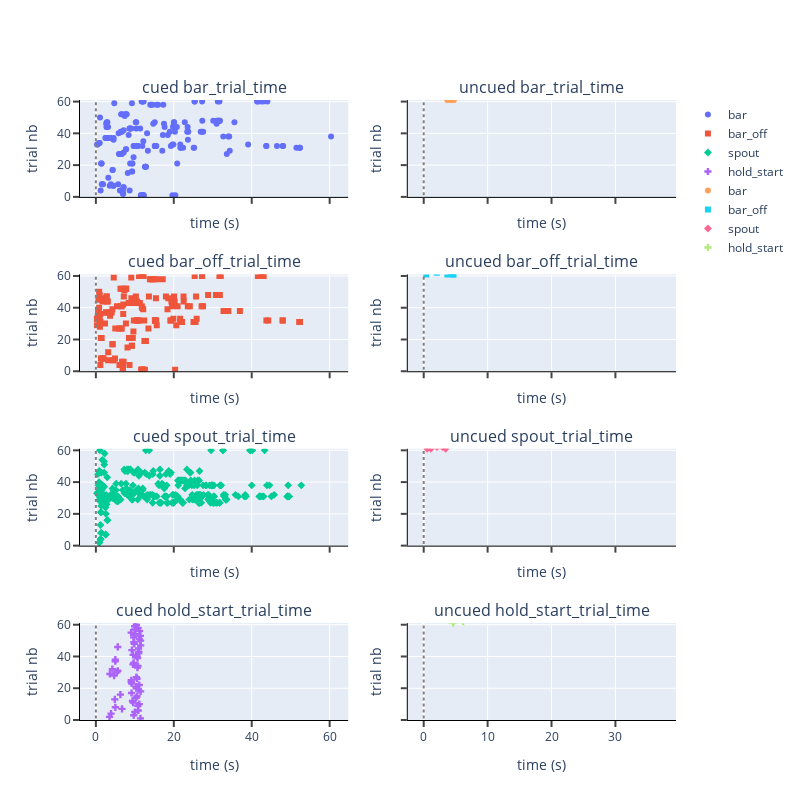
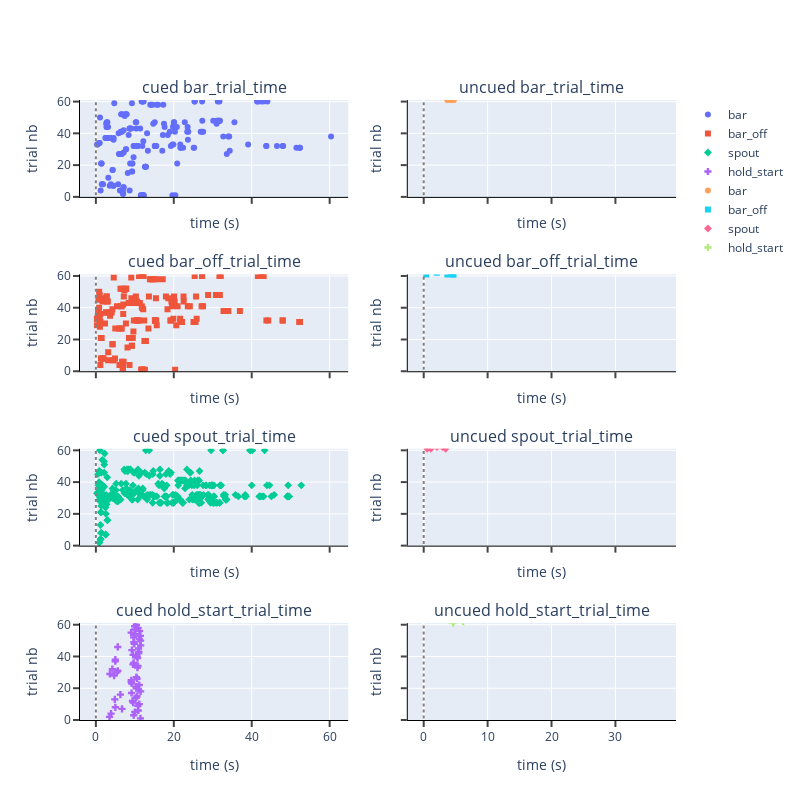

Source (notebook cell) for these figures, in order:
### Code cell
pyc_dataset = Event_Dataset(exp_cohort.sessions[50].df_events, exp_cohort.sessions[50].df_conditions)
pyc_dataset.plot_trials()

### Figure 1 — Plotly figure (JSON) as saved in the notebook; plotly's stock layout.template omitted (floating-point values rounded to 4 significant figures; data arrays with more than 128 entries replaced by an {"elided": "..."} marker saying what was removed)
{"data": [{"marker": {"symbol": "circle"}, "mode": "markers", "name": "bar", "type": "scatter", "x": {"elided": "184 float values"}, "xaxis": "x", "y": {"elided": "184 int values"}, "yaxis": "y"}, {"marker": {"symbol": "square"}, "mode": "markers", "name": "bar_off", "type": "scatter", "x": {"elided": "183 float values"}, "xaxis": "x3", "y": {"elided": "183 int values"}, "yaxis": "y3"}, {"marker": {"symbol": "diamond"}, "mode": "markers", "name": "spout", "type": "scatter", "x": {"elided": "286 float values"}, "xaxis": "x5", "y": {"elided": "286 int values"}, "yaxis": "y5"}, {"marker": {"symbol": "cross"}, "mode": "markers", "name": "hold_start", "type": "scatter", "x": [11.44, 3.504, 9.718, 3.903, 10.01, 10.88, 6.714, 5.004, 10.77, 11.14, 9.569, 9.391, 4.873, 10.35, 10.56, 6.297, 9.155, 11.49, 10.97, 10.36, 10.38, 11.13, 9.203, 9.06, 9.088, 10.58, 10.39, 4.674, 3.597, 5.389, 5.625, 4.235, 10.68, 10.79, 9.519, 9.712, 4.984, 4.995, 10.69, 10.59, 9.565, 10.98, 11.02, 9.243, 10.96, 5.625, 11.49, 9.863, 9.737, 11.48, 11.13, 9.693, 11.44, 10.13, 9.049, 11.21, 9.99, 10.83, 9.962, 10.38], "xaxis": "x7", "y": [1, 2, 3, 4, 5, 6, 7, 8, 9, 10, 11, 12, 13, 14, 15, 16, 17, 18, 19, 20, 21, 22, 23, 24, 25, 26, 27, 28, 29, 30, 31, 32, 33, 34, 35, 36, 37, 38, 39, 40, 41, 42, 43, 44, 45, 46, 47, 48, 49, 50, 51, 52, 53, 54, 55, 56, 57, 58, 59, 60], "yaxis": "y7"}, {"marker": {"symbol": "circle"}, "mode": "markers", "name": "bar", "type": "scatter", "x": {"elided": "488 float values"}, "xaxis": "x2", "y": {"elided": "488 int values"}, "yaxis": "y2"}, {"marker": {"symbol": "square"}, "mode": "markers", "name": "bar_off", "type": "scatter", "x": {"elided": "488 float values"}, "xaxis": "x4", "y": {"elided": "488 int values"}, "yaxis": "y4"}, {"marker": {"symbol": "diamond"}, "mode": "markers", "name": "spout", "type": "scatter", "x": [0.533, 1.11, 3.434, 2.073, 2.904, 3.401, 0.326, 0.489, 12.36, 13.5, 3.113, 15.04, 1.849, 6.23, 12.39, 14.88, 15.49, 15.65, 15.85, 16.07, 16.36, 17.0, 17.64, 17.83, 18, 18.05, 0.769, 3.381, 6.928, 0.168, 1.756, 2.884, 2.901, 2.925, 2.945, 13.67, 14.09, 14.97, 20.24, 20.47, 20.91, 21.88, 22.32, 6.324, 17.3, 17.52, 17.8, 17.27, 17.2, 17.56, 21.73, 23.53, 24.08, 24.97, 28.82, 32.9, 32.97, 33.54, 33.71, 33.95, 34.23, 34.5, 34.92, 35.26, 1.32, 7.335, 8.026, 12.73, 12.99, 13.6, 13.91, 6.78, 8.824, 9.007, 11.65, 19.92, 20.63, 6.211, 6.242, 14.83, 7.964, 0.8, 0.838, 1.478, 1.601, 1.638, 10.7, 19.74, 15.66, 16.31, 5.895, 5.925, 18.23, 15.88, 22.3, 2.38, 2.411, 25.22, 4.436, 11.44, 3.27, 26.49, 9.659, 11.44, 12.63, 12.99, 13.92, 19.91, 14.31, 11.53, 9.071, 9.998, 10.39, 12.82, 13.26, 6.166, 7.581, 7.789, 9.431, 15.04, 15.22, 3.122, 19.25, 17.94, 3.593, 24.84], "xaxis": "x6", "y": [61, 61, 61, 62, 62, 62, 63, 63, 64, 64, 65, 65, 66, 66, 66, 66, 66, 66, 66, 66, 66, 66, 66, 66, 66, 66, 67, 68, 69, 70, 70, 70, 70, 70, 70, 70, 70, 70, 70, 70, 70, 70, 70, 71, 71, 71, 71, 73, 74, 74, 74, 74, 74, 74, 74, 74, 74, 74, 74, 74, 74, 74, 74, 74, 75, 75, 75, 75, 75, 75, 75, 76, 76, 76, 76, 76, 76, 78, 78, 79, 80, 81, 81, 81, 81, 81, 82, 82, 83, 84, 86, 86, 87, 88, 88, 89, 89, 89, 90, 90, 92, 92, 94, 94, 94, 94, 94, 95, 96, 97, 98, 98, 98, 98, 98, 99, 99, 99, 99, 99, 99, 100, 100, 101, 105, 105], "yaxis": "y6"}, {"marker": {"symbol": "cross"}, "mode": "markers", "name": "hold_start", "type": "scatter", "x": [4.609, 6.172, 4, 15.24, 7.818, 9.623, 23.27, 6.552, 10.45, 5.448, 9.888, 15.42, 32.54, 20.45, 12.46, 11.57, 13.5, 22.24, 19.87, 10.92, 4.57, 25.15, 20.69, 22.88, 22.93, 27.62, 23.92, 27.33, 30.75, 17.19, 19.2, 33.14, 29.77, 16.75, 25.35, 20.32, 30.58, 11.78, 10.37, 25.41, 23.02, 19.4, 5.771, 28.49, 30.01, 29.48], "xaxis": "x8", "y": [61, 62, 63, 64, 65, 66, 67, 68, 69, 70, 71, 72, 73, 74, 75, 76, 77, 78, 79, 80, 81, 82, 83, 84, 85, 86, 87, 88, 89, 90, 91, 92, 93, 94, 95, 96, 97, 98, 99, 100, 101, 102, 103, 104, 105, 106], "yaxis": "y8"}], "layout": {"annotations": [{"font": {"size": 16}, "showarrow": false, "text": "cued bar_trial_time", "x": 0.225, "xanchor": "center", "xref": "paper", "y": 1, "yanchor": "bottom", "yref": "paper"}, {"font": {"size": 16}, "showarrow": false, "text": "uncued bar_trial_time", "x": 0.775, "xanchor": "center", "xref": "paper", "y": 1, "yanchor": "bottom", "yref": "paper"}, {"font": {"size": 16}, "showarrow": false, "text": "cued bar_off_trial_time", "x": 0.225, "xanchor": "center", "xref": "paper", "y": 0.7188, "yanchor": "bottom", "yref": "paper"}, {"font": {"size": 16}, "showarrow": false, "text": "uncued bar_off_trial_time", "x": 0.775, "xanchor": "center", "xref": "paper", "y": 0.7188, "yanchor": "bottom", "yref": "paper"}, {"font": {"size": 16}, "showarrow": false, "text": "cued spout_trial_time", "x": 0.225, "xanchor": "center", "xref": "paper", "y": 0.4375, "yanchor": "bottom", "yref": "paper"}, {"font": {"size": 16}, "showarrow": false, "text": "uncued spout_trial_time", "x": 0.775, "xanchor": "center", "xref": "paper", "y": 0.4375, "yanchor": "bottom", "yref": "paper"}, {"font": {"size": 16}, "showarrow": false, "text": "cued hold_start_trial_time", "x": 0.225, "xanchor": "center", "xref": "paper", "y": 0.1562, "yanchor": "bottom", "yref": "paper"}, {"font": {"size": 16}, "showarrow": false, "text": "uncued hold_start_trial_time", "x": 0.775, "xanchor": "center", "xref": "paper", "y": 0.1562, "yanchor": "bottom", "yref": "paper"}], "height": 800, "shapes": [{"line": {"color": "Grey", "dash": "dot", "width": 2}, "type": "line", "x0": 0, "x1": 0, "xref": "x", "y0": 1, "y1": 60, "yref": "y"}, {"line": {"color": "Grey", "dash": "dot", "width": 2}, "type": "line", "x0": 0, "x1": 0, "xref": "x3", "y0": 1, "y1": 60, "yref": "y3"}, {"line": {"color": "Grey", "dash": "dot", "width": 2}, "type": "line", "x0": 0, "x1": 0, "xref": "x5", "y0": 1, "y1": 60, "yref": "y5"}, {"line": {"color": "Grey", "dash": "dot", "width": 2}, "type": "line", "x0": 0, "x1": 0, "xref": "x7", "y0": 1, "y1": 60, "yref": "y7"}, {"line": {"color": "Grey", "dash": "dot", "width": 2}, "type": "line", "x0": 0, "x1": 0, "xref": "x2", "y0": 1, "y1": 106, "yref": "y2"}, {"line": {"color": "Grey", "dash": "dot", "width": 2}, "type": "line", "x0": 0, "x1": 0, "xref": "x4", "y0": 1, "y1": 106, "yref": "y4"}, {"line": {"color": "Grey", "dash": "dot", "width": 2}, "type": "line", "x0": 0, "x1": 0, "xref": "x6", "y0": 1, "y1": 105, "yref": "y6"}, {"line": {"color": "Grey", "dash": "dot", "width": 2}, "type": "line", "x0": 0, "x1": 0, "xref": "x8", "y0": 1, "y1": 106, "yref": "y8"}], "width": 800, "xaxis": {"anchor": "y", "autorange": true, "domain": [0, 0.45], "linecolor": "black", "matches": "x7", "showline": true, "showticklabels": false, "tickfont": {"size": 12}, "ticklen": 6, "ticks": "outside", "tickwidth": 2, "title": {"text": "time (s)"}}, "xaxis2": {"anchor": "y2", "autorange": true, "domain": [0.55, 1], "linecolor": "black", "matches": "x8", "showline": true, "showticklabels": false, "tickfont": {"size": 12}, "ticklen": 6, "ticks": "outside", "tickwidth": 2, "title": {"text": "time (s)"}}, "xaxis3": {"anchor": "y3", "autorange": true, "domain": [0, 0.45], "linecolor": "black", "matches": "x7", "showline": true, "showticklabels": false, "tickfont": {"size": 12}, "ticklen": 6, "ticks": "outside", "tickwidth": 2, "title": {"text": "time (s)"}}, "xaxis4": {"anchor": "y4", "autorange": true, "domain": [0.55, 1], "linecolor": "black", "matches": "x8", "showline": true, "showticklabels": false, "tickfont": {"size": 12}, "ticklen": 6, "ticks": "outside", "tickwidth": 2, "title": {"text": "time (s)"}}, "xaxis5": {"anchor": "y5", "autorange": true, "domain": [0, 0.45], "linecolor": "black", "matches": "x7", "showline": true, "showticklabels": false, "tickfont": {"size": 12}, "ticklen": 6, "ticks": "outside", "tickwidth": 2, "title": {"text": "time (s)"}}, "xaxis6": {"anchor": "y6", "autorange": true, "domain": [0.55, 1], "linecolor": "black", "matches": "x8", "showline": true, "showticklabels": false, "tickfont": {"size": 12}, "ticklen": 6, "ticks": "outside", "tickwidth": 2, "title": {"text": "time (s)"}}, "xaxis7": {"anchor": "y7", "autorange": true, "domain": [0, 0.45], "linecolor": "black", "showline": true, "tickfont": {"size": 12}, "ticklen": 6, "ticks": "outside", "tickwidth": 2, "title": {"text": "time (s)"}}, "xaxis8": {"anchor": "y8", "autorange": true, "domain": [0.55, 1], "linecolor": "black", "showline": true, "tickfont": {"size": 12}, "ticklen": 6, "ticks": "outside", "tickwidth": 2, "title": {"text": "time (s)"}}, "yaxis": {"anchor": "x", "domain": [0.8438, 1], "linecolor": "black", "range": [0, 61], "showgrid": true, "showline": true, "tickfont": {"size": 12}, "ticklen": 6, "ticks": "outside", "tickwidth": 2, "title": {"text": "trial nb"}}, "yaxis2": {"anchor": "x2", "domain": [0.8438, 1], "linecolor": "black", "matches": "y", "range": [0, 107], "showgrid": true, "showline": true, "showticklabels": false, "tickfont": {"size": 12}, "ticklen": 6, "ticks": "outside", "tickwidth": 2, "title": {"text": "trial nb"}}, "yaxis3": {"anchor": "x3", "domain": [0.5625, 0.7188], "linecolor": "black", "range": [0, 61], "showgrid": true, "showline": true, "tickfont": {"size": 12}, "ticklen": 6, "ticks": "outside", "tickwidth": 2, "title": {"text": "trial nb"}}, "yaxis4": {"anchor": "x4", "domain": [0.5625, 0.7188], "linecolor": "black", "matches": "y3", "range": [0, 107], "showgrid": true, "showline": true, "showticklabels": false, "tickfont": {"size": 12}, "ticklen": 6, "ticks": "outside", "tickwidth": 2, "title": {"text": "trial nb"}}, "yaxis5": {"anchor": "x5", "domain": [0.2812, 0.4375], "linecolor": "black", "range": [0, 61], "showgrid": true, "showline": true, "tickfont": {"size": 12}, "ticklen": 6, "ticks": "outside", "tickwidth": 2, "title": {"text": "trial nb"}}, "yaxis6": {"anchor": "x6", "domain": [0.2812, 0.4375], "linecolor": "black", "matches": "y5", "range": [0, 106], "showgrid": true, "showline": true, "showticklabels": false, "tickfont": {"size": 12}, "ticklen": 6, "ticks": "outside", "tickwidth": 2, "title": {"text": "trial nb"}}, "yaxis7": {"anchor": "x7", "domain": [0, 0.1562], "linecolor": "black", "range": [0, 61], "showgrid": true, "showline": true, "tickfont": {"size": 12}, "ticklen": 6, "ticks": "outside", "tickwidth": 2, "title": {"text": "trial nb"}}, "yaxis8": {"anchor": "x8", "domain": [0, 0.1562], "linecolor": "black", "matches": "y7", "range": [0, 107], "showgrid": true, "showline": true, "showticklabels": false, "tickfont": {"size": 12}, "ticklen": 6, "ticks": "outside", "tickwidth": 2, "title": {"text": "trial nb"}}}}

### Figure 2 — Plotly figure (JSON) as saved in the notebook; plotly's stock layout.template omitted (floating-point values rounded to 4 significant figures; data arrays with more than 128 entries replaced by an {"elided": "..."} marker saying what was removed)
{"data": [{"marker": {"symbol": "circle"}, "mode": "markers", "name": "bar", "type": "scatter", "x": {"elided": "184 float values"}, "xaxis": "x", "y": {"elided": "184 int values"}, "yaxis": "y"}, {"marker": {"symbol": "square"}, "mode": "markers", "name": "bar_off", "type": "scatter", "x": {"elided": "183 float values"}, "xaxis": "x3", "y": {"elided": "183 int values"}, "yaxis": "y3"}, {"marker": {"symbol": "diamond"}, "mode": "markers", "name": "spout", "type": "scatter", "x": {"elided": "286 float values"}, "xaxis": "x5", "y": {"elided": "286 int values"}, "yaxis": "y5"}, {"marker": {"symbol": "cross"}, "mode": "markers", "name": "hold_start", "type": "scatter", "x": [11.44, 3.504, 9.718, 3.903, 10.01, 10.88, 6.714, 5.004, 10.77, 11.14, 9.569, 9.391, 4.873, 10.35, 10.56, 6.297, 9.155, 11.49, 10.97, 10.36, 10.38, 11.13, 9.203, 9.06, 9.088, 10.58, 10.39, 4.674, 3.597, 5.389, 5.625, 4.235, 10.68, 10.79, 9.519, 9.712, 4.984, 4.995, 10.69, 10.59, 9.565, 10.98, 11.02, 9.243, 10.96, 5.625, 11.49, 9.863, 9.737, 11.48, 11.13, 9.693, 11.44, 10.13, 9.049, 11.21, 9.99, 10.83, 9.962, 10.38], "xaxis": "x7", "y": [1, 2, 3, 4, 5, 6, 7, 8, 9, 10, 11, 12, 13, 14, 15, 16, 17, 18, 19, 20, 21, 22, 23, 24, 25, 26, 27, 28, 29, 30, 31, 32, 33, 34, 35, 36, 37, 38, 39, 40, 41, 42, 43, 44, 45, 46, 47, 48, 49, 50, 51, 52, 53, 54, 55, 56, 57, 58, 59, 60], "yaxis": "y7"}, {"marker": {"symbol": "circle"}, "mode": "markers", "name": "bar", "type": "scatter", "x": {"elided": "488 float values"}, "xaxis": "x2", "y": {"elided": "488 int values"}, "yaxis": "y2"}, {"marker": {"symbol": "square"}, "mode": "markers", "name": "bar_off", "type": "scatter", "x": {"elided": "488 float values"}, "xaxis": "x4", "y": {"elided": "488 int values"}, "yaxis": "y4"}, {"marker": {"symbol": "diamond"}, "mode": "markers", "name": "spout", "type": "scatter", "x": [0.533, 1.11, 3.434, 2.073, 2.904, 3.401, 0.326, 0.489, 12.36, 13.5, 3.113, 15.04, 1.849, 6.23, 12.39, 14.88, 15.49, 15.65, 15.85, 16.07, 16.36, 17.0, 17.64, 17.83, 18, 18.05, 0.769, 3.381, 6.928, 0.168, 1.756, 2.884, 2.901, 2.925, 2.945, 13.67, 14.09, 14.97, 20.24, 20.47, 20.91, 21.88, 22.32, 6.324, 17.3, 17.52, 17.8, 17.27, 17.2, 17.56, 21.73, 23.53, 24.08, 24.97, 28.82, 32.9, 32.97, 33.54, 33.71, 33.95, 34.23, 34.5, 34.92, 35.26, 1.32, 7.335, 8.026, 12.73, 12.99, 13.6, 13.91, 6.78, 8.824, 9.007, 11.65, 19.92, 20.63, 6.211, 6.242, 14.83, 7.964, 0.8, 0.838, 1.478, 1.601, 1.638, 10.7, 19.74, 15.66, 16.31, 5.895, 5.925, 18.23, 15.88, 22.3, 2.38, 2.411, 25.22, 4.436, 11.44, 3.27, 26.49, 9.659, 11.44, 12.63, 12.99, 13.92, 19.91, 14.31, 11.53, 9.071, 9.998, 10.39, 12.82, 13.26, 6.166, 7.581, 7.789, 9.431, 15.04, 15.22, 3.122, 19.25, 17.94, 3.593, 24.84], "xaxis": "x6", "y": [61, 61, 61, 62, 62, 62, 63, 63, 64, 64, 65, 65, 66, 66, 66, 66, 66, 66, 66, 66, 66, 66, 66, 66, 66, 66, 67, 68, 69, 70, 70, 70, 70, 70, 70, 70, 70, 70, 70, 70, 70, 70, 70, 71, 71, 71, 71, 73, 74, 74, 74, 74, 74, 74, 74, 74, 74, 74, 74, 74, 74, 74, 74, 74, 75, 75, 75, 75, 75, 75, 75, 76, 76, 76, 76, 76, 76, 78, 78, 79, 80, 81, 81, 81, 81, 81, 82, 82, 83, 84, 86, 86, 87, 88, 88, 89, 89, 89, 90, 90, 92, 92, 94, 94, 94, 94, 94, 95, 96, 97, 98, 98, 98, 98, 98, 99, 99, 99, 99, 99, 99, 100, 100, 101, 105, 105], "yaxis": "y6"}, {"marker": {"symbol": "cross"}, "mode": "markers", "name": "hold_start", "type": "scatter", "x": [4.609, 6.172, 4, 15.24, 7.818, 9.623, 23.27, 6.552, 10.45, 5.448, 9.888, 15.42, 32.54, 20.45, 12.46, 11.57, 13.5, 22.24, 19.87, 10.92, 4.57, 25.15, 20.69, 22.88, 22.93, 27.62, 23.92, 27.33, 30.75, 17.19, 19.2, 33.14, 29.77, 16.75, 25.35, 20.32, 30.58, 11.78, 10.37, 25.41, 23.02, 19.4, 5.771, 28.49, 30.01, 29.48], "xaxis": "x8", "y": [61, 62, 63, 64, 65, 66, 67, 68, 69, 70, 71, 72, 73, 74, 75, 76, 77, 78, 79, 80, 81, 82, 83, 84, 85, 86, 87, 88, 89, 90, 91, 92, 93, 94, 95, 96, 97, 98, 99, 100, 101, 102, 103, 104, 105, 106], "yaxis": "y8"}], "layout": {"annotations": [{"font": {"size": 16}, "showarrow": false, "text": "cued bar_trial_time", "x": 0.225, "xanchor": "center", "xref": "paper", "y": 1, "yanchor": "bottom", "yref": "paper"}, {"font": {"size": 16}, "showarrow": false, "text": "uncued bar_trial_time", "x": 0.775, "xanchor": "center", "xref": "paper", "y": 1, "yanchor": "bottom", "yref": "paper"}, {"font": {"size": 16}, "showarrow": false, "text": "cued bar_off_trial_time", "x": 0.225, "xanchor": "center", "xref": "paper", "y": 0.7188, "yanchor": "bottom", "yref": "paper"}, {"font": {"size": 16}, "showarrow": false, "text": "uncued bar_off_trial_time", "x": 0.775, "xanchor": "center", "xref": "paper", "y": 0.7188, "yanchor": "bottom", "yref": "paper"}, {"font": {"size": 16}, "showarrow": false, "text": "cued spout_trial_time", "x": 0.225, "xanchor": "center", "xref": "paper", "y": 0.4375, "yanchor": "bottom", "yref": "paper"}, {"font": {"size": 16}, "showarrow": false, "text": "uncued spout_trial_time", "x": 0.775, "xanchor": "center", "xref": "paper", "y": 0.4375, "yanchor": "bottom", "yref": "paper"}, {"font": {"size": 16}, "showarrow": false, "text": "cued hold_start_trial_time", "x": 0.225, "xanchor": "center", "xref": "paper", "y": 0.1562, "yanchor": "bottom", "yref": "paper"}, {"font": {"size": 16}, "showarrow": false, "text": "uncued hold_start_trial_time", "x": 0.775, "xanchor": "center", "xref": "paper", "y": 0.1562, "yanchor": "bottom", "yref": "paper"}], "height": 800, "shapes": [{"line": {"color": "Grey", "dash": "dot", "width": 2}, "type": "line", "x0": 0, "x1": 0, "xref": "x", "y0": 1, "y1": 60, "yref": "y"}, {"line": {"color": "Grey", "dash": "dot", "width": 2}, "type": "line", "x0": 0, "x1": 0, "xref": "x3", "y0": 1, "y1": 60, "yref": "y3"}, {"line": {"color": "Grey", "dash": "dot", "width": 2}, "type": "line", "x0": 0, "x1": 0, "xref": "x5", "y0": 1, "y1": 60, "yref": "y5"}, {"line": {"color": "Grey", "dash": "dot", "width": 2}, "type": "line", "x0": 0, "x1": 0, "xref": "x7", "y0": 1, "y1": 60, "yref": "y7"}, {"line": {"color": "Grey", "dash": "dot", "width": 2}, "type": "line", "x0": 0, "x1": 0, "xref": "x2", "y0": 1, "y1": 106, "yref": "y2"}, {"line": {"color": "Grey", "dash": "dot", "width": 2}, "type": "line", "x0": 0, "x1": 0, "xref": "x4", "y0": 1, "y1": 106, "yref": "y4"}, {"line": {"color": "Grey", "dash": "dot", "width": 2}, "type": "line", "x0": 0, "x1": 0, "xref": "x6", "y0": 1, "y1": 105, "yref": "y6"}, {"line": {"color": "Grey", "dash": "dot", "width": 2}, "type": "line", "x0": 0, "x1": 0, "xref": "x8", "y0": 1, "y1": 106, "yref": "y8"}], "width": 800, "xaxis": {"anchor": "y", "autorange": true, "domain": [0, 0.45], "linecolor": "black", "matches": "x7", "showline": true, "showticklabels": false, "tickfont": {"size": 12}, "ticklen": 6, "ticks": "outside", "tickwidth": 2, "title": {"text": "time (s)"}}, "xaxis2": {"anchor": "y2", "autorange": true, "domain": [0.55, 1], "linecolor": "black", "matches": "x8", "showline": true, "showticklabels": false, "tickfont": {"size": 12}, "ticklen": 6, "ticks": "outside", "tickwidth": 2, "title": {"text": "time (s)"}}, "xaxis3": {"anchor": "y3", "autorange": true, "domain": [0, 0.45], "linecolor": "black", "matches": "x7", "showline": true, "showticklabels": false, "tickfont": {"size": 12}, "ticklen": 6, "ticks": "outside", "tickwidth": 2, "title": {"text": "time (s)"}}, "xaxis4": {"anchor": "y4", "autorange": true, "domain": [0.55, 1], "linecolor": "black", "matches": "x8", "showline": true, "showticklabels": false, "tickfont": {"size": 12}, "ticklen": 6, "ticks": "outside", "tickwidth": 2, "title": {"text": "time (s)"}}, "xaxis5": {"anchor": "y5", "autorange": true, "domain": [0, 0.45], "linecolor": "black", "matches": "x7", "showline": true, "showticklabels": false, "tickfont": {"size": 12}, "ticklen": 6, "ticks": "outside", "tickwidth": 2, "title": {"text": "time (s)"}}, "xaxis6": {"anchor": "y6", "autorange": true, "domain": [0.55, 1], "linecolor": "black", "matches": "x8", "showline": true, "showticklabels": false, "tickfont": {"size": 12}, "ticklen": 6, "ticks": "outside", "tickwidth": 2, "title": {"text": "time (s)"}}, "xaxis7": {"anchor": "y7", "autorange": true, "domain": [0, 0.45], "linecolor": "black", "showline": true, "tickfont": {"size": 12}, "ticklen": 6, "ticks": "outside", "tickwidth": 2, "title": {"text": "time (s)"}}, "xaxis8": {"anchor": "y8", "autorange": true, "domain": [0.55, 1], "linecolor": "black", "showline": true, "tickfont": {"size": 12}, "ticklen": 6, "ticks": "outside", "tickwidth": 2, "title": {"text": "time (s)"}}, "yaxis": {"anchor": "x", "domain": [0.8438, 1], "linecolor": "black", "range": [0, 61], "showgrid": true, "showline": true, "tickfont": {"size": 12}, "ticklen": 6, "ticks": "outside", "tickwidth": 2, "title": {"text": "trial nb"}}, "yaxis2": {"anchor": "x2", "domain": [0.8438, 1], "linecolor": "black", "matches": "y", "range": [0, 107], "showgrid": true, "showline": true, "showticklabels": false, "tickfont": {"size": 12}, "ticklen": 6, "ticks": "outside", "tickwidth": 2, "title": {"text": "trial nb"}}, "yaxis3": {"anchor": "x3", "domain": [0.5625, 0.7188], "linecolor": "black", "range": [0, 61], "showgrid": true, "showline": true, "tickfont": {"size": 12}, "ticklen": 6, "ticks": "outside", "tickwidth": 2, "title": {"text": "trial nb"}}, "yaxis4": {"anchor": "x4", "domain": [0.5625, 0.7188], "linecolor": "black", "matches": "y3", "range": [0, 107], "showgrid": true, "showline": true, "showticklabels": false, "tickfont": {"size": 12}, "ticklen": 6, "ticks": "outside", "tickwidth": 2, "title": {"text": "trial nb"}}, "yaxis5": {"anchor": "x5", "domain": [0.2812, 0.4375], "linecolor": "black", "range": [0, 61], "showgrid": true, "showline": true, "tickfont": {"size": 12}, "ticklen": 6, "ticks": "outside", "tickwidth": 2, "title": {"text": "trial nb"}}, "yaxis6": {"anchor": "x6", "domain": [0.2812, 0.4375], "linecolor": "black", "matches": "y5", "range": [0, 106], "showgrid": true, "showline": true, "showticklabels": false, "tickfont": {"size": 12}, "ticklen": 6, "ticks": "outside", "tickwidth": 2, "title": {"text": "trial nb"}}, "yaxis7": {"anchor": "x7", "domain": [0, 0.1562], "linecolor": "black", "range": [0, 61], "showgrid": true, "showline": true, "tickfont": {"size": 12}, "ticklen": 6, "ticks": "outside", "tickwidth": 2, "title": {"text": "trial nb"}}, "yaxis8": {"anchor": "x8", "domain": [0, 0.1562], "linecolor": "black", "matches": "y7", "range": [0, 107], "showgrid": true, "showline": true, "showticklabels": false, "tickfont": {"size": 12}, "ticklen": 6, "ticks": "outside", "tickwidth": 2, "title": {"text": "trial nb"}}}}
